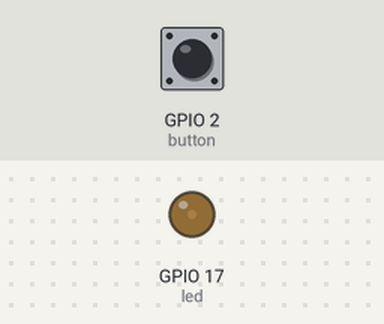
Bench run of a program on a simulated Raspberry Pi (BCM pin numbers). Parts: output pins drawn as LEDs (lit = HIGH). The inputs (shaded band) are chosen by the test bench; at power-on: GPIO 2 (button) HIGH.

Above: at 1.2 s.
1.3 s: GPIO 2 (button) pulled LOW for 0.15 s
At 1.7 s:
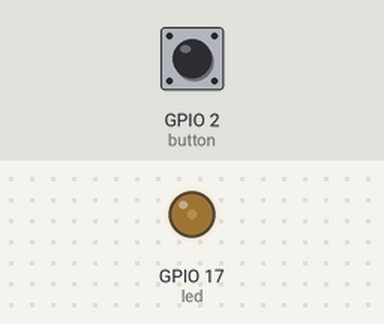
2.9 s: GPIO 2 (button) pulled LOW for 1 s
At 4.2 s:
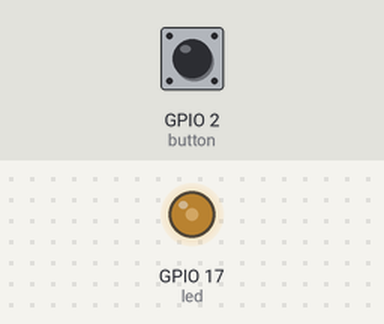
5.4 s: GPIO 2 (button) pulled LOW for 0.15 s
At 6.1 s:
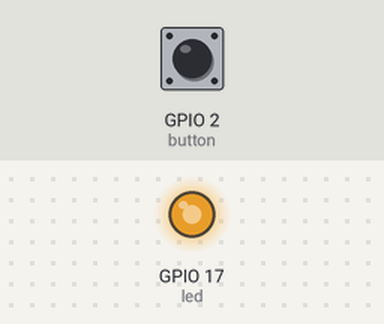
7.0 s: GPIO 2 (button) pulled LOW for 3.2 s
At 7.3 s:
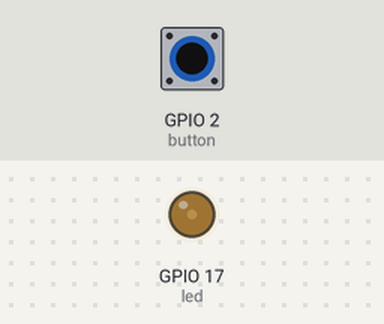
Timing chart, 0 to 10.0 s (numbered marks = the images above; inputs shaded):
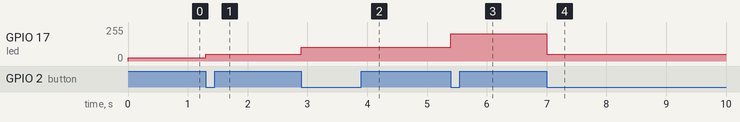

Measured:
- after the input at 1.3 s, GPIO 17 (led): 26/255 → 51/255 at once
- after the input at 2.9 s, GPIO 17 (led): 51/255 → 102/255 at once
- after the input at 5.4 s, GPIO 17 (led): 102/255 → 204/255 at once
- after the input at 7.0 s, GPIO 17 (led): 204/255 → 51/255 at once

The program:

BUTTON-LED-VARIABLE_a_remote.py
```python
#!/usr/bin/env python
from signal import pause
from gpiozero import PWMLED, Button

led = PWMLED(17)
dty_cyc = 0.1
button = Button(2)
led.value = dty_cyc


def incr_duty_cycle():
    global dty_cyc
    if dty_cyc == 0.8:
        dty_cyc = 0.1
    dty_cyc = dty_cyc * 2
    led.value = dty_cyc


button.when_pressed = incr_duty_cycle

pause()
```
